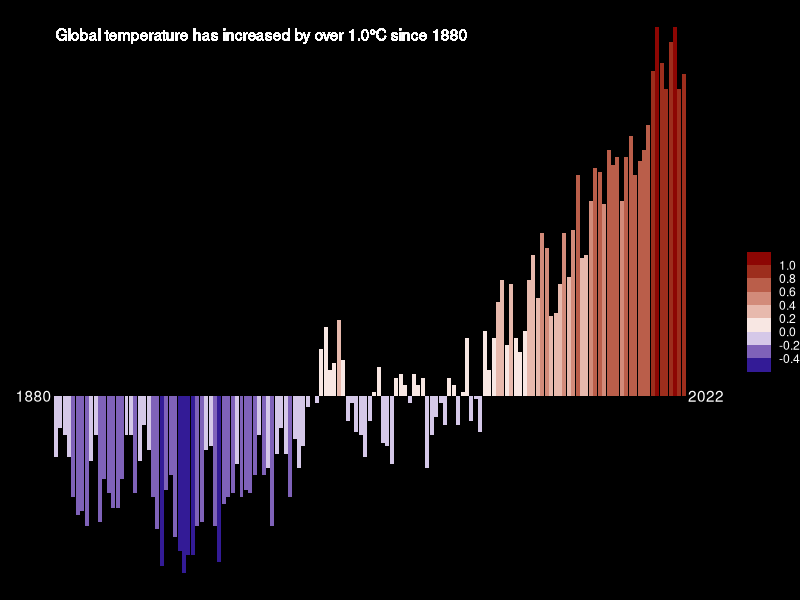
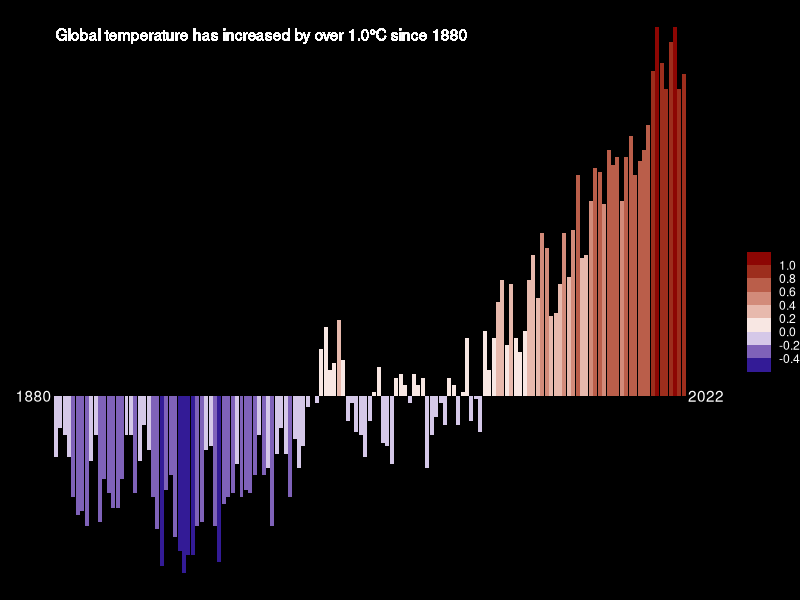

Recreate these plots in R, in order.
# tutorial: https://www.youtube.com/watch?v=HDXY0idH7KY

library(tidyverse)
library(scales)
library(glue)


t_data <- read_csv("data/GLB.Ts+dSST.csv" , skip = 1, na="***") %>% 
  select(year=Year, t_diff=`J-D`) %>% 
  drop_na() 

annotation <- t_data %>% 
  arrange(year) %>% 
  slice(1, n()) %>% 
  mutate(t_diff=0,
         x=year+c(-5, 5))


max_t_diff <- format(round(max(t_data$t_diff),1),nsmall = 1)
t_data %>% 
  ggplot(aes(x=year, y=t_diff, fill=t_diff))+
  geom_col(show.legend = TRUE)+
  geom_text(data=annotation, aes(x=x,label=year), color="white")+
  geom_text(x=1880, y=1, hjust=0,
            label=glue("Global temperature has increased by over {max_t_diff}\u00B0C since {min(t_data$year)}"), 
            color="white")+
  # scale_fill_gradient2(low="darkblue", mid="white", high = "darkred",
  #                     midpoint=0)+
  # scale_fill_gradientn(colors=c("darkblue", "white","darkred"),
  #                      values=rescale(c(min(t_data$t_diff),0, max(t_data$t_diff))),
  #                      limits=c(min(t_data$t_diff), max(t_data$t_diff)))+
  
  scale_fill_stepsn(colors=c("darkblue", "white","darkred"),
                       values=rescale(c(min(t_data$t_diff),0, max(t_data$t_diff))),
                       limits=c(min(t_data$t_diff), max(t_data$t_diff)),
                   n.breaks=9)+
  
  theme_void()+
  theme(
    plot.background = element_rect(fill = "black"),
    legend.text = element_text(color="white")
  )
  

ggsave("figures/temperature_bar_plot.png")
